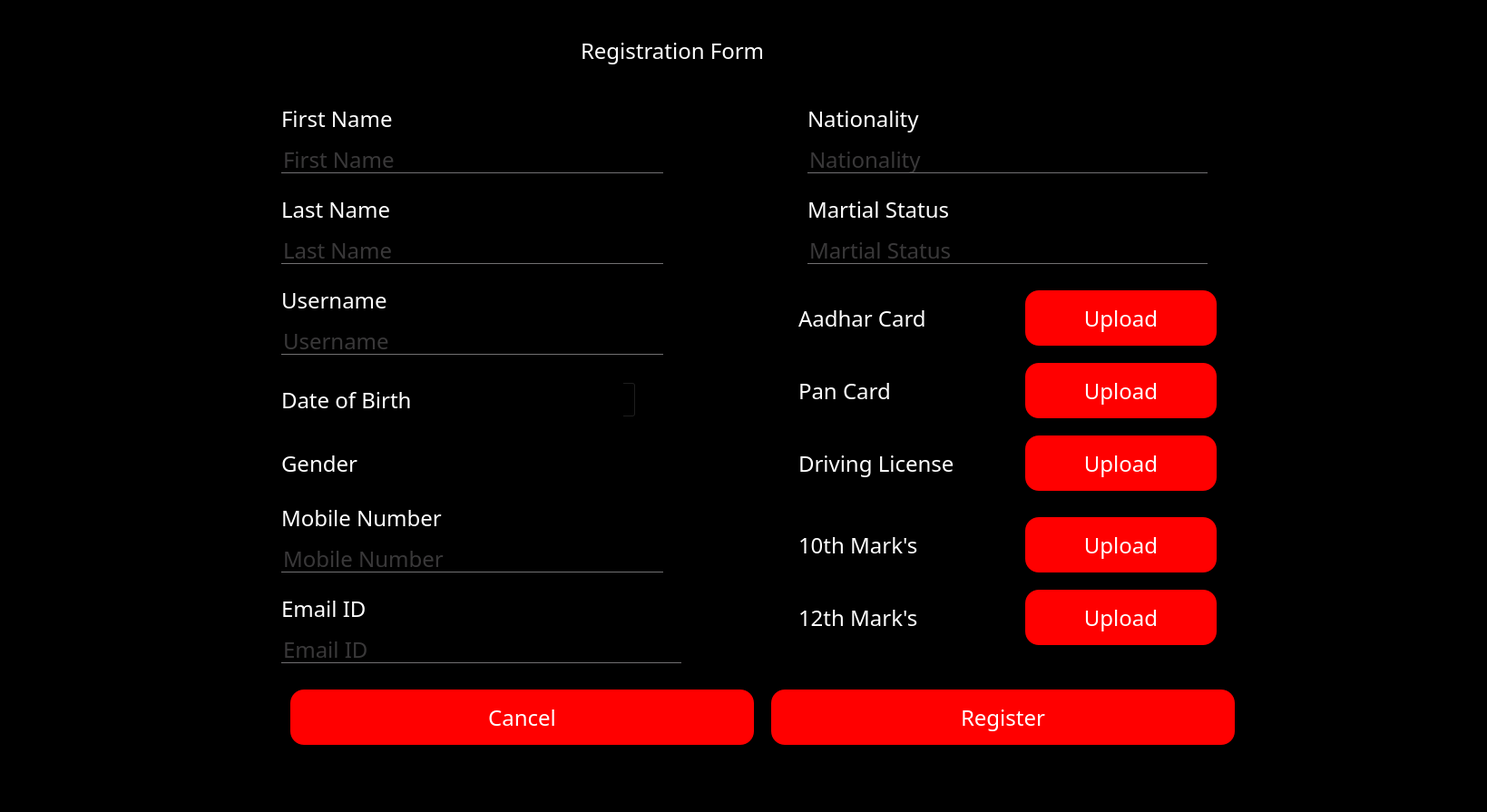
<?xml version="1.0" encoding="UTF-8"?>
<ui version="4.0">
 <class>Form</class>
 <widget class="QWidget" name="Form">
  <property name="geometry">
   <rect>
    <x>0</x>
    <y>0</y>
    <width>1639</width>
    <height>895</height>
   </rect>
  </property>
  <property name="windowTitle">
   <string>Form</string>
  </property>
  <property name="styleSheet">
   <string notr="true">*{
background:rgba;
font-family:century gothic;
font-size:24px;
}
QFrame
{
background:rgba;
border-radius:15px
}
QPushButton
{
background:red;
border-radius:60px;
}
QToolButton
{
background:red;
border-radius:60px;
}
QLabel
{
color:white;
background:transparent;
}
QPushButton
{
color:white;
border-radius:15px;
}
QPushButton:hover
{
color:#333;
border-radius:15px;
background:#49ebff;
}
QLineEdit
{
background:transparent;
border:none;
color:#717072;
border-bottom:1px solid #717072
}
</string>
  </property>
  <widget class="QFrame" name="frame">
   <property name="geometry">
    <rect>
     <x>230</x>
     <y>30</y>
     <width>1231</width>
     <height>831</height>
    </rect>
   </property>
   <property name="frameShape">
    <enum>QFrame::StyledPanel</enum>
   </property>
   <property name="frameShadow">
    <enum>QFrame::Raised</enum>
   </property>
   <widget class="QLabel" name="label">
    <property name="geometry">
     <rect>
      <x>410</x>
      <y>0</y>
      <width>401</width>
      <height>51</height>
     </rect>
    </property>
    <property name="styleSheet">
     <string notr="true">QLabel{
font-weight: bold;
font-size: 40px;
};</string>
    </property>
    <property name="text">
     <string>Registration Form</string>
    </property>
   </widget>
   <widget class="QPushButton" name="cancel">
    <property name="geometry">
     <rect>
      <x>90</x>
      <y>730</y>
      <width>511</width>
      <height>61</height>
     </rect>
    </property>
    <property name="styleSheet">
     <string notr="true">QPushButton{
font-weight: bold;
font-size: 30px;
};</string>
    </property>
    <property name="text">
     <string>Cancel</string>
    </property>
   </widget>
   <widget class="QLineEdit" name="lname">
    <property name="geometry">
     <rect>
      <x>80</x>
      <y>230</y>
      <width>421</width>
      <height>31</height>
     </rect>
    </property>
    <property name="text">
     <string/>
    </property>
    <property name="placeholderText">
     <string>Last Name</string>
    </property>
   </widget>
   <widget class="QLabel" name="label_2">
    <property name="geometry">
     <rect>
      <x>80</x>
      <y>180</y>
      <width>161</width>
      <height>41</height>
     </rect>
    </property>
    <property name="styleSheet">
     <string notr="true">QLabel{
font-size: 30px;
};</string>
    </property>
    <property name="text">
     <string>Last Name</string>
    </property>
   </widget>
   <widget class="QLabel" name="label_3">
    <property name="geometry">
     <rect>
      <x>80</x>
      <y>390</y>
      <width>191</width>
      <height>41</height>
     </rect>
    </property>
    <property name="styleSheet">
     <string notr="true">QLabel{
font-size: 30px;
};</string>
    </property>
    <property name="text">
     <string>Date of Birth</string>
    </property>
   </widget>
   <widget class="QLabel" name="label_4">
    <property name="geometry">
     <rect>
      <x>80</x>
      <y>460</y>
      <width>151</width>
      <height>41</height>
     </rect>
    </property>
    <property name="styleSheet">
     <string notr="true">QLabel{
font-size: 30px;
};</string>
    </property>
    <property name="text">
     <string>Gender</string>
    </property>
   </widget>
   <widget class="QLabel" name="label_5">
    <property name="geometry">
     <rect>
      <x>80</x>
      <y>80</y>
      <width>151</width>
      <height>41</height>
     </rect>
    </property>
    <property name="styleSheet">
     <string notr="true">QLabel{
font-size: 30px;
};</string>
    </property>
    <property name="text">
     <string>First Name</string>
    </property>
   </widget>
   <widget class="QLineEdit" name="fname">
    <property name="geometry">
     <rect>
      <x>80</x>
      <y>130</y>
      <width>421</width>
      <height>31</height>
     </rect>
    </property>
    <property name="text">
     <string/>
    </property>
    <property name="placeholderText">
     <string>First Name</string>
    </property>
   </widget>
   <widget class="QLineEdit" name="username">
    <property name="geometry">
     <rect>
      <x>80</x>
      <y>330</y>
      <width>421</width>
      <height>31</height>
     </rect>
    </property>
    <property name="text">
     <string/>
    </property>
    <property name="placeholderText">
     <string>Username</string>
    </property>
   </widget>
   <widget class="QLabel" name="label_6">
    <property name="geometry">
     <rect>
      <x>80</x>
      <y>280</y>
      <width>151</width>
      <height>41</height>
     </rect>
    </property>
    <property name="styleSheet">
     <string notr="true">QLabel{
font-size: 30px;
};</string>
    </property>
    <property name="text">
     <string>Username</string>
    </property>
   </widget>
   <widget class="QDateEdit" name="dob">
    <property name="geometry">
     <rect>
      <x>300</x>
      <y>390</y>
      <width>171</width>
      <height>41</height>
     </rect>
    </property>
    <property name="styleSheet">
     <string notr="true">QDateEdit{
color:white;
};</string>
    </property>
   </widget>
   <widget class="QRadioButton" name="male">
    <property name="geometry">
     <rect>
      <x>250</x>
      <y>470</y>
      <width>111</width>
      <height>31</height>
     </rect>
    </property>
    <property name="styleSheet">
     <string notr="true">QRadioButton{
color:white;
};</string>
    </property>
    <property name="text">
     <string>Male</string>
    </property>
   </widget>
   <widget class="QRadioButton" name="female">
    <property name="geometry">
     <rect>
      <x>350</x>
      <y>470</y>
      <width>111</width>
      <height>31</height>
     </rect>
    </property>
    <property name="styleSheet">
     <string notr="true">QRadioButton{
color:white;
};</string>
    </property>
    <property name="text">
     <string>Female</string>
    </property>
   </widget>
   <widget class="QPushButton" name="register_2">
    <property name="geometry">
     <rect>
      <x>620</x>
      <y>730</y>
      <width>511</width>
      <height>61</height>
     </rect>
    </property>
    <property name="styleSheet">
     <string notr="true">QPushButton{
font-weight: bold;
font-size: 30px;
};</string>
    </property>
    <property name="text">
     <string>Register</string>
    </property>
   </widget>
   <widget class="QLabel" name="label_7">
    <property name="geometry">
     <rect>
      <x>660</x>
      <y>180</y>
      <width>211</width>
      <height>41</height>
     </rect>
    </property>
    <property name="styleSheet">
     <string notr="true">QLabel{
font-size: 30px;
};</string>
    </property>
    <property name="text">
     <string>Martial Status</string>
    </property>
   </widget>
   <widget class="QLineEdit" name="nationality">
    <property name="geometry">
     <rect>
      <x>660</x>
      <y>130</y>
      <width>441</width>
      <height>31</height>
     </rect>
    </property>
    <property name="text">
     <string/>
    </property>
    <property name="placeholderText">
     <string>Nationality</string>
    </property>
   </widget>
   <widget class="QLabel" name="label_8">
    <property name="geometry">
     <rect>
      <x>650</x>
      <y>300</y>
      <width>201</width>
      <height>41</height>
     </rect>
    </property>
    <property name="styleSheet">
     <string notr="true">QLabel{
font-size: 30px;
};</string>
    </property>
    <property name="text">
     <string>Aadhar Card</string>
    </property>
   </widget>
   <widget class="QLineEdit" name="martialstatus">
    <property name="geometry">
     <rect>
      <x>660</x>
      <y>230</y>
      <width>441</width>
      <height>31</height>
     </rect>
    </property>
    <property name="text">
     <string/>
    </property>
    <property name="placeholderText">
     <string>Martial Status</string>
    </property>
   </widget>
   <widget class="QLabel" name="label_9">
    <property name="geometry">
     <rect>
      <x>660</x>
      <y>80</y>
      <width>161</width>
      <height>41</height>
     </rect>
    </property>
    <property name="styleSheet">
     <string notr="true">QLabel{
font-size: 30px;
};</string>
    </property>
    <property name="text">
     <string>Nationality</string>
    </property>
   </widget>
   <widget class="QPushButton" name="aadhar">
    <property name="geometry">
     <rect>
      <x>900</x>
      <y>290</y>
      <width>211</width>
      <height>61</height>
     </rect>
    </property>
    <property name="styleSheet">
     <string notr="true"/>
    </property>
    <property name="text">
     <string>Upload</string>
    </property>
   </widget>
   <widget class="QLabel" name="label_10">
    <property name="geometry">
     <rect>
      <x>650</x>
      <y>380</y>
      <width>201</width>
      <height>41</height>
     </rect>
    </property>
    <property name="styleSheet">
     <string notr="true">QLabel{
font-size: 30px;
};</string>
    </property>
    <property name="text">
     <string>Pan Card</string>
    </property>
   </widget>
   <widget class="QPushButton" name="pan">
    <property name="geometry">
     <rect>
      <x>900</x>
      <y>370</y>
      <width>211</width>
      <height>61</height>
     </rect>
    </property>
    <property name="styleSheet">
     <string notr="true"/>
    </property>
    <property name="text">
     <string>Upload</string>
    </property>
   </widget>
   <widget class="QLabel" name="label_11">
    <property name="geometry">
     <rect>
      <x>650</x>
      <y>460</y>
      <width>221</width>
      <height>41</height>
     </rect>
    </property>
    <property name="styleSheet">
     <string notr="true">QLabel{
font-size: 30px;
};</string>
    </property>
    <property name="text">
     <string>Driving License</string>
    </property>
   </widget>
   <widget class="QPushButton" name="driving">
    <property name="geometry">
     <rect>
      <x>900</x>
      <y>450</y>
      <width>211</width>
      <height>61</height>
     </rect>
    </property>
    <property name="styleSheet">
     <string notr="true"/>
    </property>
    <property name="text">
     <string>Upload</string>
    </property>
   </widget>
   <widget class="QLabel" name="label_12">
    <property name="geometry">
     <rect>
      <x>80</x>
      <y>520</y>
      <width>231</width>
      <height>41</height>
     </rect>
    </property>
    <property name="styleSheet">
     <string notr="true">QLabel{
font-size: 30px;
};</string>
    </property>
    <property name="text">
     <string>Mobile Number</string>
    </property>
   </widget>
   <widget class="QLineEdit" name="mobileno">
    <property name="geometry">
     <rect>
      <x>80</x>
      <y>570</y>
      <width>421</width>
      <height>31</height>
     </rect>
    </property>
    <property name="text">
     <string/>
    </property>
    <property name="placeholderText">
     <string>Mobile Number</string>
    </property>
   </widget>
   <widget class="QLineEdit" name="emailid">
    <property name="geometry">
     <rect>
      <x>80</x>
      <y>670</y>
      <width>441</width>
      <height>31</height>
     </rect>
    </property>
    <property name="text">
     <string/>
    </property>
    <property name="placeholderText">
     <string>Email ID</string>
    </property>
   </widget>
   <widget class="QLabel" name="label_13">
    <property name="geometry">
     <rect>
      <x>80</x>
      <y>620</y>
      <width>161</width>
      <height>41</height>
     </rect>
    </property>
    <property name="styleSheet">
     <string notr="true">QLabel{
font-size: 30px;
};</string>
    </property>
    <property name="text">
     <string>Email ID</string>
    </property>
   </widget>
   <widget class="QLabel" name="label_14">
    <property name="geometry">
     <rect>
      <x>650</x>
      <y>630</y>
      <width>221</width>
      <height>41</height>
     </rect>
    </property>
    <property name="styleSheet">
     <string notr="true">QLabel{
font-size: 30px;
};</string>
    </property>
    <property name="text">
     <string>12th Mark's</string>
    </property>
   </widget>
   <widget class="QPushButton" name="_12mark">
    <property name="geometry">
     <rect>
      <x>900</x>
      <y>620</y>
      <width>211</width>
      <height>61</height>
     </rect>
    </property>
    <property name="styleSheet">
     <string notr="true"/>
    </property>
    <property name="text">
     <string>Upload</string>
    </property>
   </widget>
   <widget class="QLabel" name="label_15">
    <property name="geometry">
     <rect>
      <x>650</x>
      <y>550</y>
      <width>201</width>
      <height>41</height>
     </rect>
    </property>
    <property name="styleSheet">
     <string notr="true">QLabel{
font-size: 30px;
};</string>
    </property>
    <property name="text">
     <string>10th Mark's</string>
    </property>
   </widget>
   <widget class="QPushButton" name="_10mark">
    <property name="geometry">
     <rect>
      <x>900</x>
      <y>540</y>
      <width>211</width>
      <height>61</height>
     </rect>
    </property>
    <property name="styleSheet">
     <string notr="true"/>
    </property>
    <property name="text">
     <string>Upload</string>
    </property>
   </widget>
  </widget>
 </widget>
 <resources/>
 <connections/>
</ui>
